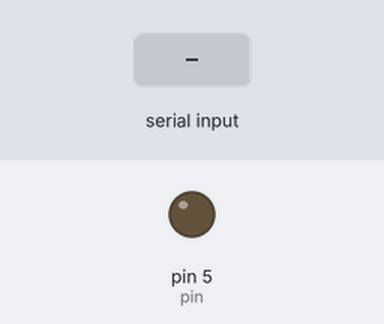
The sketch below on a simulated Arduino Uno, built with avr-gcc and run on an emulated ATmega328P. Shown: output pins drawn as LEDs (lit = HIGH). The inputs (shaded band) are chosen by the test bench. What the sketch prints to the serial monitor is not drawn.

Above: at 1.2 s.
1.3 s: "90,45,200," received over Serial
At 2.61 s:
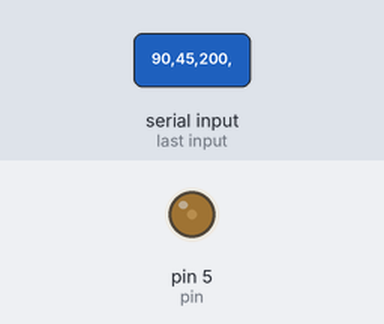
4.3 s: "90,45," received over Serial
7.3 s: "90," received over Serial
10.3 s: "5," received over Serial
Timing chart, 0 to 14.3 s (numbered marks = the images above; inputs shaded):
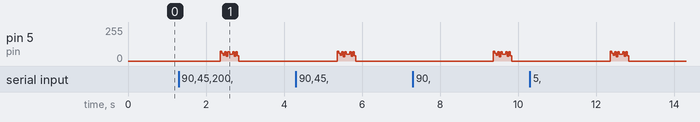

The sketch:

remotecontrol.ino
```cpp
int pin = 5;

void setup() {
  pinMode(pin, OUTPUT);
  Serial.begin(9600);
}

void loop() {
  //1,12325261,1
  if(Serial.available() > 0) {
    String interruptorStr = Serial.readStringUntil(',');
    String senderStr = Serial.readStringUntil(',');
    String stateStr = Serial.readStringUntil('\n');

    unsigned long interruptor = interruptorStr.toInt();
    unsigned long sender = senderStr.toInt();
    unsigned long state = stateStr.toInt();

    for (int i = 0; i < 5; i++) {
      transmit(sender, interruptor, state != 0);
      delay(10);
    }

    Serial.print("Interruptor: ");
    Serial.print(interruptor);
    Serial.print("\n");
    Serial.print("Sender: ");
    Serial.print(sender);
    Serial.print("\n");
    Serial.print("State: ");
    Serial.print(state!=0 ? "On" : "Off");
    Serial.print("\n");
  }
}

void sendBit(bool b) {
  if (b) {
    digitalWrite(pin, HIGH);
    delayMicroseconds(310);   //275 originally, but tweaked.
    digitalWrite(pin, LOW);
    delayMicroseconds(1340);  //1225 originally, but tweaked.
  } else {
    digitalWrite(pin, HIGH);
    delayMicroseconds(310);   //275 originally, but tweaked.
    digitalWrite(pin, LOW);
    delayMicroseconds(310);   //275 originally, but tweaked.
  }
}

void sendPair(bool b) {
  if (b) {
    sendBit(true);
    sendBit(false);
  } else {
    sendBit(false);
    sendBit(true);
  }
}

void transmit(unsigned long sender, int interruptor, int blnOn) {
  int i;

  digitalWrite(pin, HIGH);
  delayMicroseconds(275);
  digitalWrite(pin, LOW);
  delayMicroseconds(9900);   // first lock
  digitalWrite(pin, HIGH);   // high again
  delayMicroseconds(275);    // wait
  digitalWrite(pin, LOW);    // second lock
  delayMicroseconds(2675);
  digitalWrite(pin, HIGH);

  // Emiter ID
  for(i = 0; i < 26; i++) {
    sendPair( (sender >> (25 - i)) & 0b1);
  }

  // 26th bit -- grouped command
  sendPair(false);

  // 27th bit -- On or off
  sendPair(blnOn);

  // 4 last bits -- reactor code 0000 -&gt; 0 -- 0001 -&gt; 1
  for (i = 0; i < 4; i++) {
    sendPair( (interruptor >> (3 - i)) & 1 );
  }

  digitalWrite(pin, HIGH);   // lock - end of data
  delayMicroseconds(275);    // wait
  digitalWrite(pin, LOW);    // lock - end of signal
}
```
